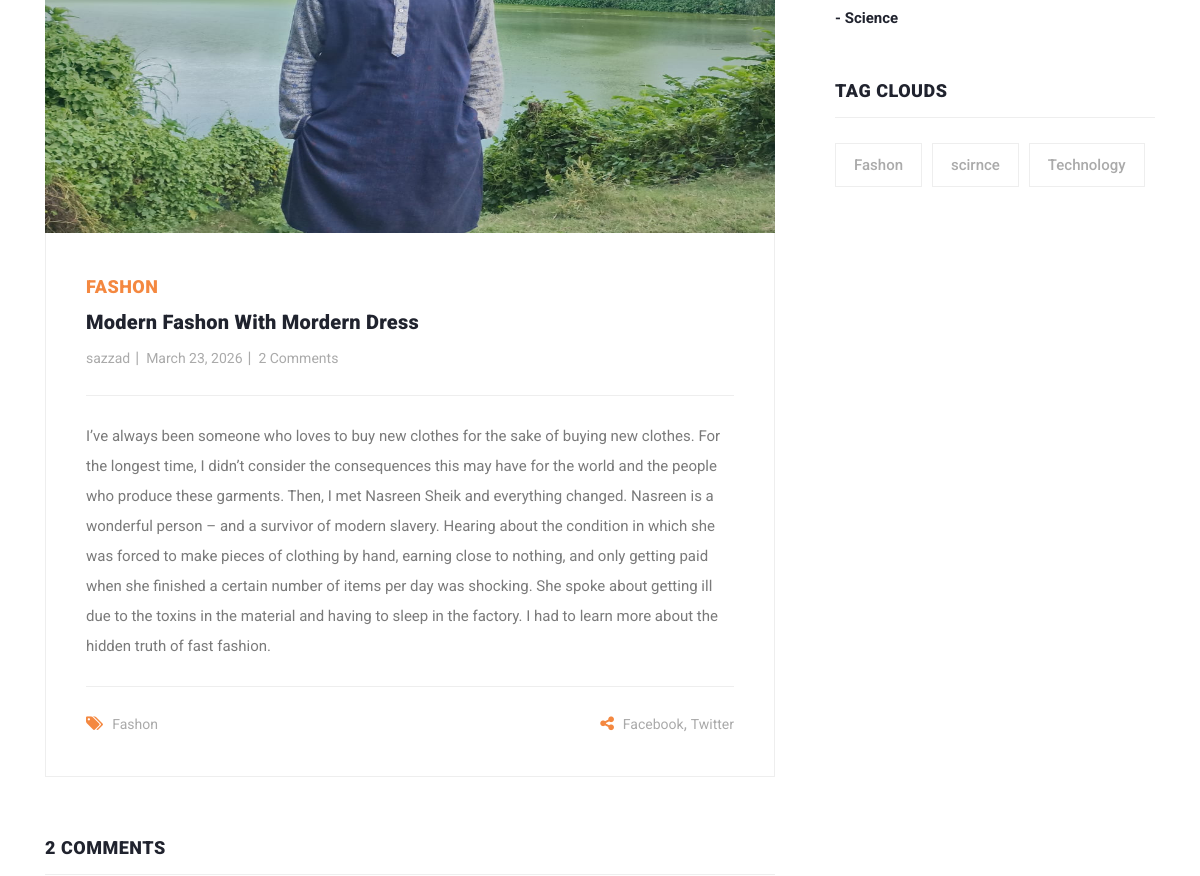
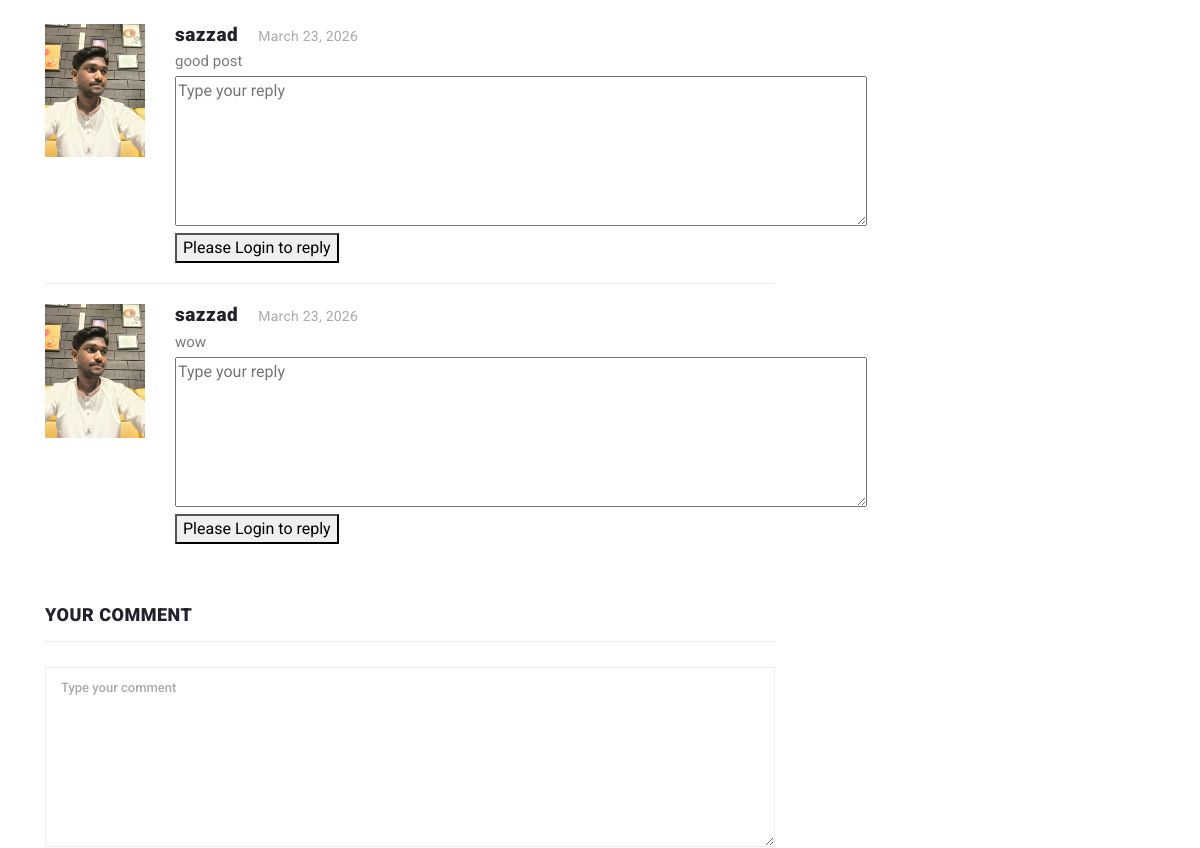
Before: /blog_details/modern-fashon-with-mordern-dress/ (middle part) with the older database file (2 pictures, top to bottom).
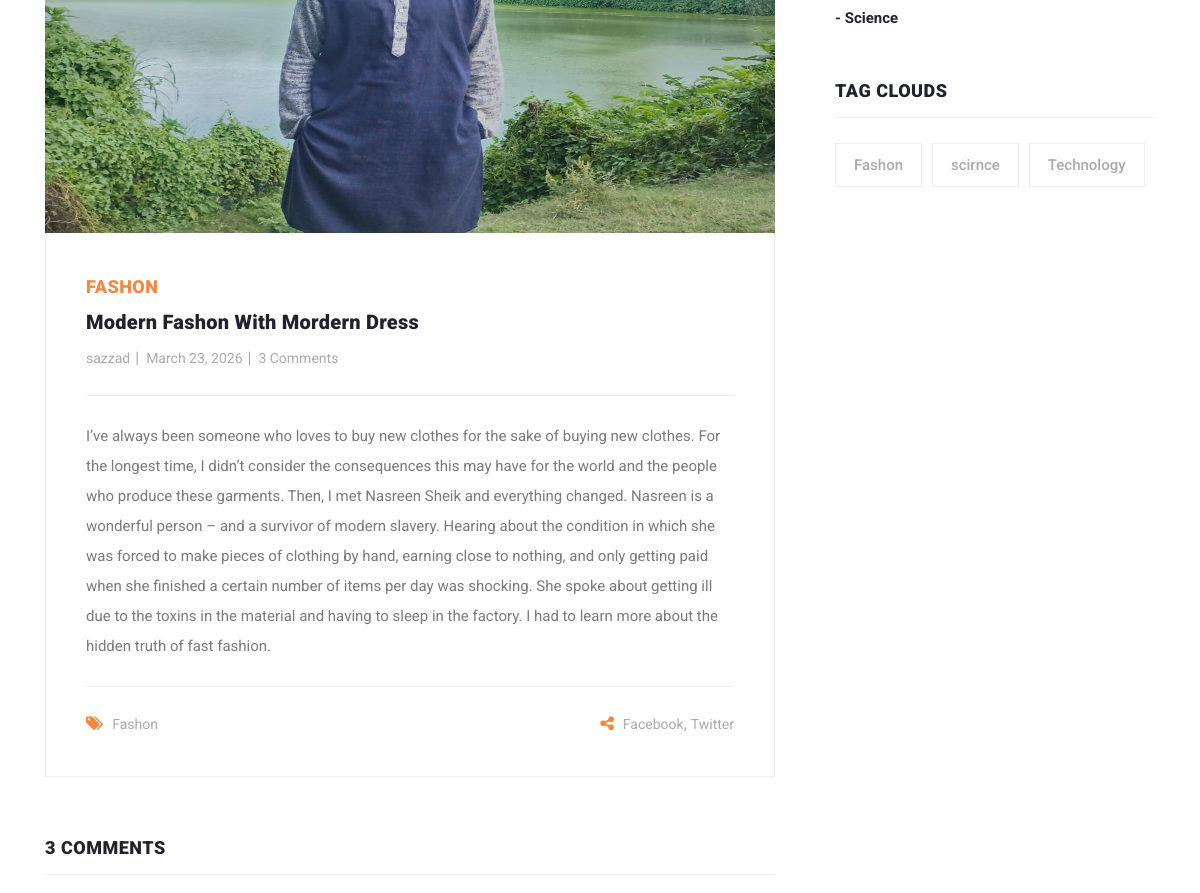
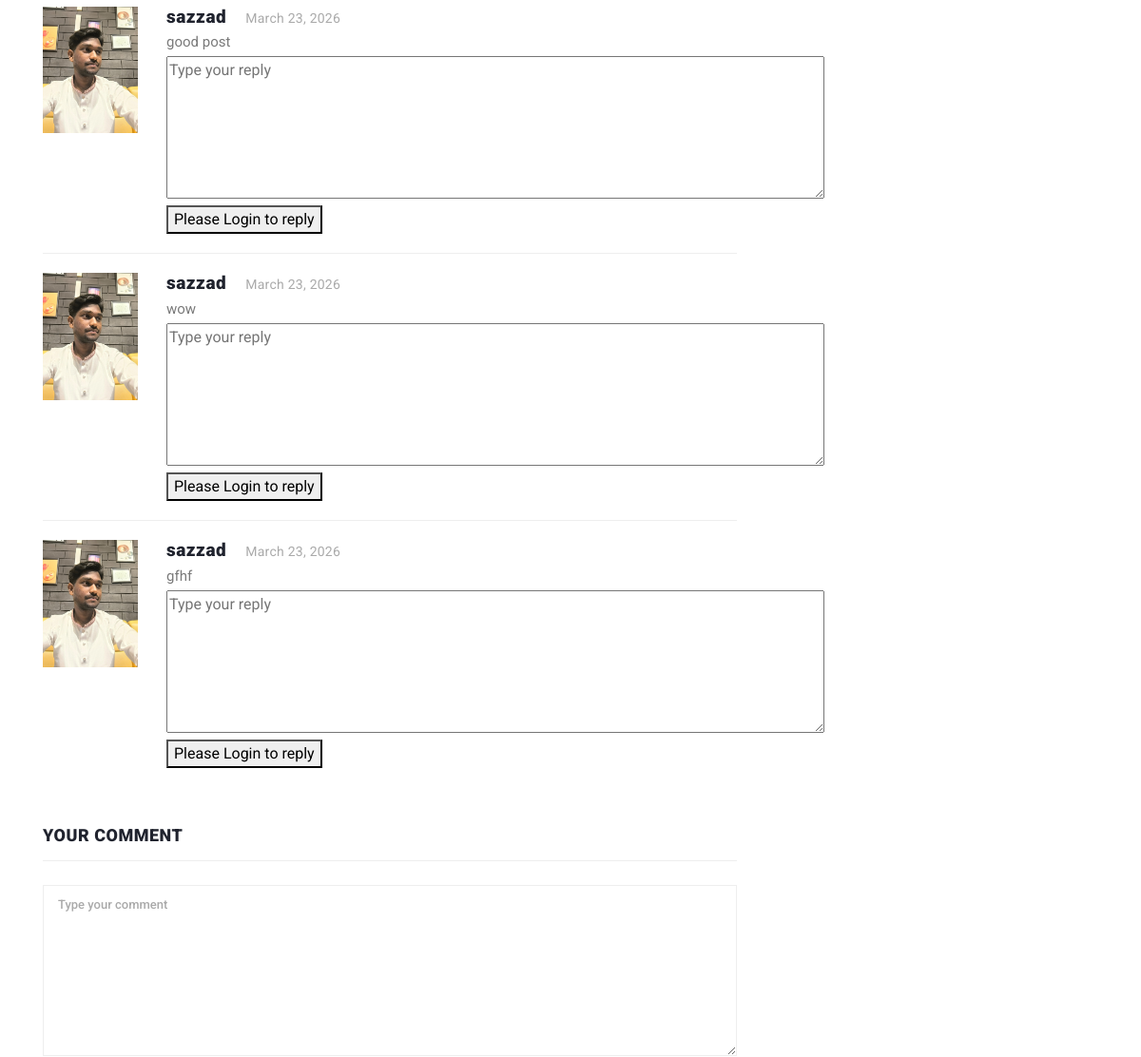
After: the same page with the newer database file (2 pictures, top to bottom).
### blogapp/models.py (models this page shows, shortened)
class Blog(models.Model):
    user = models.ForeignKey(
        User,
        related_name='user_blogs',
        on_delete=models.CASCADE
    )
    category = models.ForeignKey(
        Category,
        related_name='category_blogs',
        on_delete=models.CASCADE
    )
    tag = models.ManyToManyField(
        Tag,
        related_name='tag_blogs',
        blank=True
    )
    title = models.CharField(
        max_length=250,
    )
    description = models.TextField(
        max_length=1000,
    )
    slug = models.SlugField(blank=True, unique=True)
    banner = models.ImageField(upload_to='blogs_banner')
    created_date = models.DateField(auto_now_add=True)

class Tag(models.Model):
    title = models.CharField(max_length=100)
    slug = models.SlugField(blank=True, unique=True)
    created_date = models.DateField(auto_now_add=True)

class Comment(models.Model):
    user = models.ForeignKey(
        User,
        related_name='user_comment',
        on_delete=models.CASCADE
    )
    blog = models.ForeignKey(
        Blog,
        related_name='blogs_comment',
        on_delete=models.CASCADE
    )
    text = models.TextField()
    created_date = models.DateField(auto_now_add=True)

class Category(models.Model):
    title = models.CharField(max_length=100)
    slug = models.SlugField(blank=True, unique=True)
    created_date = models.DateField(auto_now_add=True)
    def __str__(self):
        return self.title

### account/models.py (models this page shows, shortened)
class User(AbstractUser):
    email = models.EmailField(
        max_length=150,
        unique= True
    )
    profile_picture = models.ImageField(
        upload_to="user_profile/",
        default="user-profile/default.png"
    )
    REQUIRED_FIELDS = ["email"]
    objects = CustomUserManager()

### blogapp/views.py (the view, shortened to what this page needs)
# urls.py: path('blog_details/<str:slug>/', blog_details, name="blog_details"),
def blog_details(request, slug):
    form = TextForm()
    blog = get_object_or_404(Blog, slug=slug)
    categories = Category.objects.all()
    tags = Tag.objects.all()
    related_post = Blog.objects.filter(category=blog.category).exclude(id=blog.id).order_by('-id')
    if not related_post:
        related_post = Blog.objects.filter(category=blog.category).exclude(id=blog.id).order_by('-created_date')
    context = {
        'blog':blog,
        'categories':categories,
        'tags':tags,
        'related_post':related_post,
        'form':form
    }
    return render(request, 'blog_details.html', context)

### blogapp/forms.py
class TextForm(forms.Form):
    text =forms.CharField(widget=forms.Textarea, required=True)

### templates/blog_details.html (shortened to what the changed rows need)
{% extends 'base.html' %}
{% load static %}
{% block content %}
<section class="blog-posts grid-system">
  <div class="container">
    <div class="row">
      <div class="col-lg-8">
        <div class="all-blog-posts">
          <div class="row">
            <div class="col-lg-12">
              <div class="blog-post">
                <div class="blog-thumb">
                  <img
                    style="height: 600px"
                    src="{{ blog.banner.url }}"
                    alt=""
                  />
                </div>
                <div class="down-content">
                  <span>{{blog.category}}</span>
                  <a href=""><h4>{{blog.title}}</h4></a>
                  <ul class="post-info">
                    <li><a href="#">{{blog.user.username}}</a></li>
                    <li><a href="#">{{blog.created_date}}</a></li>
                    <li>
                      <a href="#">{{blog.blogs_comment.all.count}} Comments</a>
                    </li>
                  </ul>
                  <p>{{blog.description}}</p>
                  <div class="post-options">
                    <div class="row">
                      <div class="col-6">
                        <ul class="post-tags">
                          {% if blog.tag.all.count > 0 %}
                          {% for tag in blog.tag.all %}
                          <li><a href="#">{{tag.title}}</a></li>
                          {% endfor%}
                          {% else %}
                          <li>None</li>
                          {% endif %}
                        </ul>
                      </div>
                    </div>
                  </div>
                </div>
              </div>
            </div>
            <div class="col-lg-12">
              <div class="sidebar-item comments">
                <div class="sidebar-heading">
                  <h2>{{blog.blogs_comment.count}} comments</h2>
                </div>
                <div class="content">
                  <ul class="d-flex flex-column">
                    {% for comment in blog.blogs_comment.all %}
                    <li>
                      <div class="author-thumb">
                        {% if comment.user.profile_picture %}
                        <img
                          src="{{comment.user.profile_picture.url}}"
                          alt=""
                        />
                        {% else %}
                        <img src="media/user_profile/default.png" alt="" />
                        {% endif %}
                      </div>
                      <div class="right-content">
                        <h4>
                          {{blog.user.username}}<span
                            >{{blog.created_date}}</span
                          >
                        </h4>
                        <p>{{comment.text}}</p>
                        <form
                          id="comment"
                          action="{% url 'reply' blog.id comment.id %}"
                          method="POST"
                        >
                          <div class="row">
                            <div class="col-lg-12">
                              <fieldset>
                                <textarea
                                  name="text"
                                  rows="6"
                                  cols="80"
                                  id="message"
                                  placeholder="Type your reply"
                                  required=""
                                ></textarea>
                              </fieldset>
                            </div>
                            <div class="col-lg-12">
                              {% if request.user.is_authenticated %}
                              <fieldset>
                                <button
                                  type="submit"
                                  id="form-submit"
                                  class="main-button"
                                >
                                  reply
                                </button>
                              </fieldset>
                              {% else %}
                              <fieldset>
                                <a href="">
                                  <button id="form-submit" class="main-button">
                                    Please Login to reply
                                  </button>
                                </a>
                              </fieldset>
                              {% endif %}
                            </div>
                          </div>
                        </form>
                      </div>
                    </li>
                    {% endfor %}
                  </ul>
                </div>
              </div>
            </div>
            <div class="col-lg-12">
              <div class="sidebar-item submit-comment">
                <div class="sidebar-heading">
                  <h2>Your comment</h2>
                </div>
              </div>
            </div>
          </div>
        </div>
      </div>
      <div class="col-lg-4">
        <div class="sidebar">
          <div class="row">
            <div class="col-lg-12">
              <div class="sidebar-item categories">
                <div class="content">
                  <ul>
                    {% for category in categories %}
                    <li>
                      <a href="{% url 'category_blogs' category.slug %}"
                        >- {{category.title}}</a
                      >
                    </li>
                    {% endfor %}
                  </ul>
                </div>
              </div>
            </div>
            <div class="col-lg-12">
              <div class="sidebar-item tags">
                <div class="sidebar-heading">
                  <h2>Tag Clouds</h2>
                </div>
                <div class="content">
                  <ul>
                    {% for tag in tags %}
                    <li>
                      <a href="{% url 'tag_blogs'  tag.slug %}"
                        >{{tag.title}}</a
                      >
                    </li>
                    {% endfor %}
                  </ul>
                </div>
              </div>
            </div>
          </div>
        </div>
      </div>
    </div>
  </div>
</section>
{% endblock content %}

Changed rows visible on the page:
computed for Blog "Modern Fashon With Mordern Dress": blogs_comment.all.count "2" → "3"; blogs_comment.count "2" → "3"
added Comment: user.profile_picture (picture), {{ blog.user.username }} "sazzad", {{ blog.created_date }} "March 23, 2026", text "gfhf"
